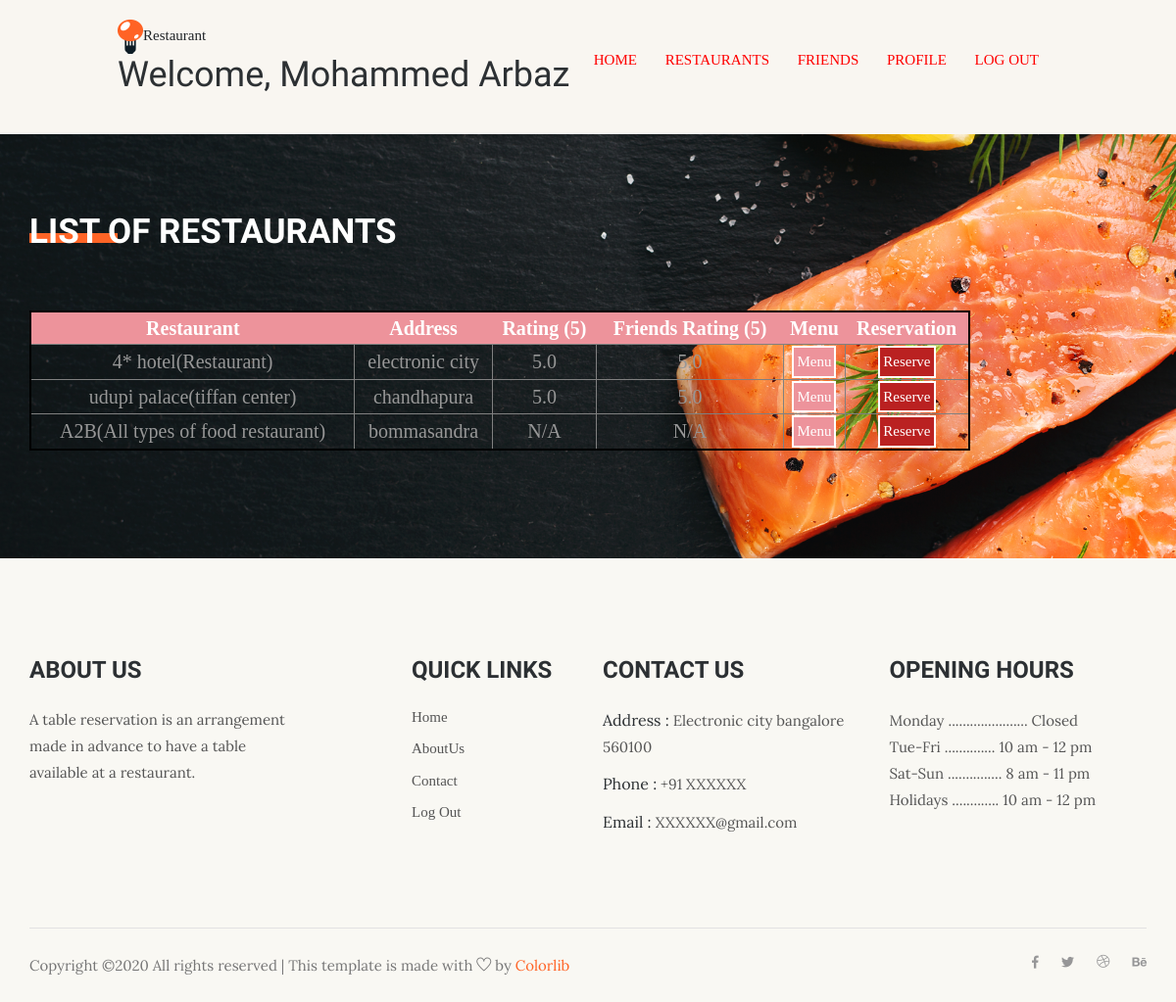
Page /restaurant/restaurantlist/30/ (signed in) on the committed database.
### restaurant/models.py (models this page shows, shortened)
class Restaurant(models.Model):
    name = models.CharField(max_length=100)
    description = models.CharField(max_length=5000)
    address = models.CharField(max_length=200, null=True, blank=True)
    image = models.FileField(upload_to='post_image', blank=True)
    rows = models.IntegerField()
    columns = models.IntegerField()
    tables = models.IntegerField()
    is_ready = models.BooleanField(default=False)

### restaurant/views.py (the view)
# urls.py: url(r'^restaurantlist/(?P<guest_id>[0-9]+)/$', views.restaurantlist, name='restaurantlist'),
@login_required(login_url='/')
def restaurantlist(request, guest_id):
    this_guest = get_object_or_404(Guest, pk=guest_id)
    restaurants = Restaurant.objects.filter(is_ready=True)
    restaurant_rate = []
    restaurant_friend_rate = []
    for r in restaurants:
        restaurant_rate.append(get_restaurant_rating(r))
        restaurant_friend_rate.append(get_restaurants_friends_rating(r, this_guest))
    restaurants_send = zip(restaurants, restaurant_rate, restaurant_friend_rate)
    return render(request, 'restaurant/restaurants_list.html', context={
        'guest': this_guest,
        'restaurants': restaurants_send
    })

### restaurant/views.py (called while the page is built)
def get_friends_list(this_guest):
    friendship_user = Friendship.objects.filter(user=this_guest)
    friendship_friend = Friendship.objects.filter(friend=this_guest)
    friends_list = []
    for f in friendship_user:
        friend = f.friend
        if friend not in friends_list:
            friends_list.append(friend)
    for f in friendship_friend:
        friend = f.user
        if friend not in friends_list:
            friends_list.append(friend)
    return friends_list

def get_restaurant_rating(this_restaurant):
    list_of_visits = Visit.objects.filter(confirmed=True)
    s = 0
    c = 0
    for v in list_of_visits:
        if v.reservation.restaurant == this_restaurant:
            if v.grade is not None and v.grade >= 1:
                s += v.grade
                c += 1
    if c == 0:
        return 0
    else:
        r = s/c
        return round(r, 2)

def get_restaurants_friends_rating(this_restaurant, this_guest):
    guest_friends = get_friends_list(this_guest)
    all_visits = Visit.objects.filter(confirmed=True)
    list_of_visits = []
    for v in all_visits:
        if v.guest in guest_friends or v.guest == this_guest:
            list_of_visits.append(v)
    s = 0
    c = 0
    for v in list_of_visits:
        if v.reservation.restaurant == this_restaurant:
            if v.grade is not None and v.grade >= 1:
                s += v.grade
                c += 1
    if c == 0:
        return 0
    else:
        r = s/c
        return round(r, 2)

### restaurant/templates/restaurant/restaurants_list.html (shortened to what this page needs)
<!DOCTYPE html>
<html>
<head>
    {% load static %}
<link rel="stylesheet" href="{% static 'restaurant/layout1.css' %}" type="text/css">
	{% include 'restaurant/snippets/header.html' %}
</head>
<body>
<div class="wrapper row1">
  <header id="header" class="clear">
    <div id="hgroup">
      <a class="wrapper row1"><img src="{% static 'restaurant/img/favicon.png' %}" alt="logo">Restaurant</a>
	  <h1>Welcome, {{ user.get_full_name }}</h1>
    </div>
    <nav>
      <ul>
          <li><a href="{% url 'restaurant:guest' guest.id %}">Home</a></li>
          <li><a href="{% url 'restaurant:restaurantlist' guest.id %}">Restaurants</a></li>
          <li><a href="{% url 'restaurant:friends' guest.id %}">Friends</a></li>
          <li><a href="{% url 'restaurant:profile' guest.id %}">Profile</a></li>
          <li class="last"><a href="{% url 'restaurant:logout' %}">Log Out</a></li>
      </ul>
    </nav>
  </header>
</div>
<section class="regervation_part section_padding">
        <div class="container">
            <div class="row">
                <div class="col-xl-5">
                    <div class="section_tittle">
                        <h2>List of Restaurants</h2>
                    </div>
                </div>
            </div>
            <div class="row">
                <div class="col-lg-6">
                    <div class="regervation_part_iner">
<div class="wrapper row2">
  <div id="container" class="clear">
        <table id="visits" class="sortable">
            <thead>
                <th>Restaurant</th>
                <th>Address</th>
                <th>Rating (5)</th>
                <th>Friends Rating (5)</th>
                <th>Menu</th>
                <th>Reservation</th>
            </thead>
            {% for restaurant, rr, rfr in restaurants %}
                <tr>
                    <td>{{ restaurant.name }}</td>
                    <td>{{ restaurant.address }}</td>
                    {% if rr > 0 %}
                        <td>{{ rr }}</td>
                        {% else %}
                        <td>N/A</td>
                    {% endif %}
                    {% if rfr > 0 %}
                        <td>{{ rfr }}</td>
                        {% else %}
                        <td>N/A</td>
                    {% endif %}
                    <td><a href="{% url 'restaurant:restaurantmenu' guest.id restaurant.id %}"><button id="edit">Menu</button></a></td>
                    <td><a href="{% url 'restaurant:reservationtime' guest.id restaurant.id %}"><button id="delete">Reserve</button></a></td>
                </tr>
            {% endfor %}
        </table>
  </div>
</div>
         </div>
            </div>
        </div>
    </section>
     {% include 'restaurant/snippets/footer.html' %}
</body>
</html>

### restaurant/static/restaurant/layout1.css (style rules this page uses)
html { overflow-y:scroll; }
body { margin:0; padding:0; font-size:13px; font-family:Georgia, "Times New Roman", Times, serif; color:#919191; background-color:white; }
.clear:after { content:"."; display:block; height:0; clear:both; visibility:hidden; line-height:0; }
.clear { display:block; clear:both; }
a { outline:none; text-decoration:none; }
img { margin:0; padding:0; border:none; line-height:normal; vertical-align:middle; }
address, article, aside, figcaption, figure, footer, header, nav, section { display:block; margin:0; padding:0; }
div.wrapper { display:block; width:100%; margin:0; padding:0; text-align:left; }
.row1, .row1 a { color:#212529;font-size:15px; background-color:#F9F6F1; }
.row2 { color:#979797; }
.row2 a { color:#FF9900; }
#header, #container, #footer { display:block; width:960px; margin:0 auto; }
nav ul { margin:0; padding:0; list-style:none; }
h1, h2, h4, h5, h6 { margin:0; padding:0; font-size:16px; font-weight:bold; font-style:normal; line-height:normal; text-transform:uppercase; }
#header { padding:20px 0; }
#header #hgroup { float:left; margin:0 0 20px 0; }
#header #hgroup h1, #header #hgroup h2 { font-weight:normal; text-transform:none; }
#header #hgroup h1 { font-size:36px; }
#header nav { display:block; float:right; margin:10px 0 0 0; padding:20px 0; color:#FFFFFF; background-color:#f9f6f1; }
#header nav ul { padding:0 20px; }
#header nav li { display:inline; margin-right:25px; text-transform:uppercase; }
#header nav li.last { margin-right:0; }
#header nav li a { color:red; ; }
#container { padding:30px 0; }
#container #delete { display: block; float: none; margin: auto; font-size: 15px; color: #FFFFFF; background-color: #BA2121; border: 2px solid; cursor: pointer; padding: 3px; }
#container #edit { display: block; float: none; margin: auto; font-size: 15px; color: #FFFFFF; background-color:#ed939b; border: 2px solid; cursor: pointer; padding: 3px; }
table#visits { margin-left: auto; margin-right: auto; width: 100%; border: 2px solid black; border-radius: 5px; text-align: center; font-size: 20px; }
table#visits th { color: #FFFFFF; background-color:#ed939b; }
table#visits td { border-left: 1px solid grey; border-right: 1px solid grey; border-top: 1px solid grey; }

### restaurant/static/restaurant/layout2.css (style rules this page uses)
html { overflow-y:scroll; }
body { margin:0; padding:0; font-size:13px; font-family:Georgia, "Times New Roman", Times, serif; color:#919191; background-color:white; }
.clear:after { content:"."; display:block; height:0; clear:both; visibility:hidden; line-height:0; }
.clear { display:block; clear:both; }
a { outline:none; text-decoration:none; }
img { margin:0; padding:0; border:none; line-height:normal; vertical-align:middle; }
address, article, aside, figcaption, figure, footer, header, nav, section { display:block; margin:0; padding:0; }
div.wrapper { display:block; width:100%; margin:0; padding:0; text-align:left; }
.row1, .row1 a { color:#212529;font-size:15px; background-color:#F9F6F1; }
.row2 { color:#979797; }
.row2 a { color:#FF9900; }
#header, #container, #footer { display:block; width:960px; margin:0 auto; }
nav ul { margin:0; padding:0; list-style:none; }
h1, h2, h4, h5, h6 { margin:0; padding:0; font-size:16px; font-weight:bold; font-style:normal; line-height:normal; text-transform:uppercase; }
#header { padding:20px 0; }
#header #hgroup { float:left; margin:0 0 20px 0; }
#header #hgroup h1, #header #hgroup h2 { font-weight:normal; text-transform:none; }
#header #hgroup h1 { font-size:36px; }
#header nav { display:block; float:right; margin:10px 0 0 0; padding:20px 0; color:#FFFFFF; background-color:#f9f6f1; }
#header nav ul { padding:0 20px; }
#header nav li { display:inline; margin-right:25px; text-transform:uppercase; }
#header nav li.last { margin-right:0; }
#header nav li a { color:red; ; }
#container { padding:30px 0; }
#container #delete { display: block; float: none; margin: auto; font-size: 15px; color: #FFFFFF; background-color: #BA2121; border: 2px solid; cursor: pointer; padding: 3px; }
#container #edit { display: block; float: none; margin: auto; font-size: 15px; color: #FFFFFF; background-color:#ed939b; border: 2px solid; cursor: pointer; padding: 3px; }
table#visits { margin-left: auto; margin-right: auto; width: 100%; border: 2px solid black; border-radius: 5px; text-align: center; font-size: 20px; }
table#visits th { color: #FFFFFF; background-color:#ed939b; }
table#visits td { border-left: 1px solid grey; border-right: 1px solid grey; border-top: 1px solid grey; }

### rows in the picture
Restaurant: name "4* hotel(Restaurant)", address "electronic city", rr "5.0", rfr "5.0"
Restaurant: name "udupi palace(tiffan center)", address "chandhapura", rr "5.0", rfr "5.0"
Restaurant: name "A2B(All types of food restaurant)", address "bommasandra", shows "N/A"

### other values in the picture
{{ user.get_full_name }} "Mohammed Arbaz"
